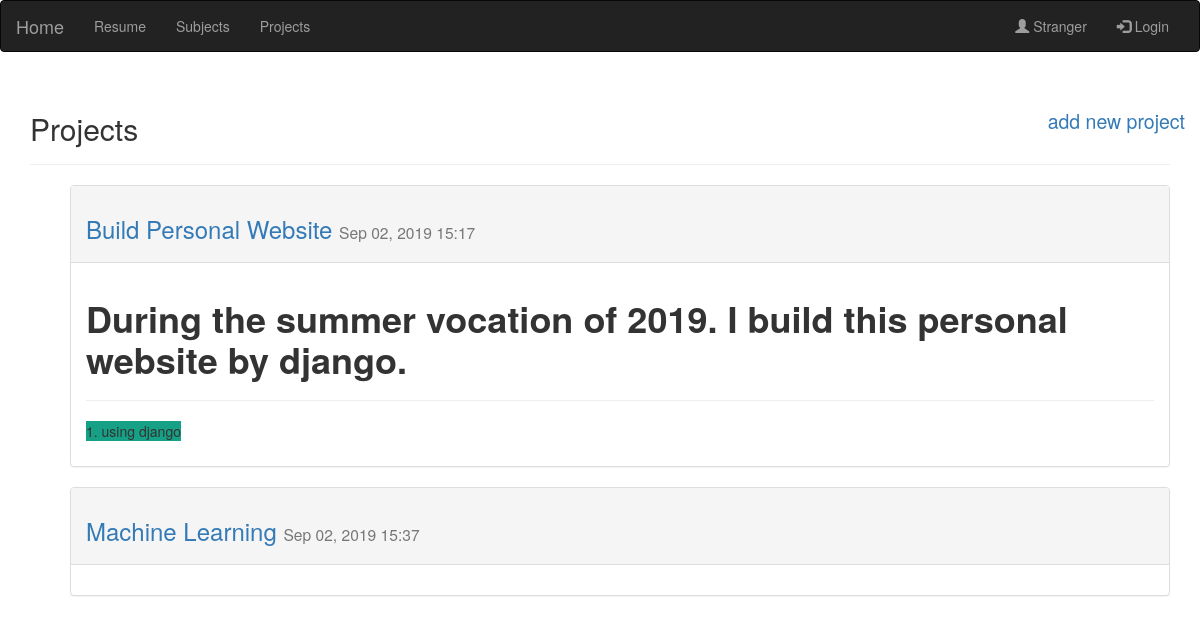
/projects/, run on the app's committed database.
### app_pw/models.py (models this page shows, shortened)
class Project(models.Model):
	pro_name = models.CharField(max_length=200)
	text = RichTextField(config_name='my_config')
	date_added= models.DateTimeField(auto_now_add = True)
	owner = models.ForeignKey(User, on_delete=models.CASCADE)

### app_pw/views.py (the view)
# urls.py: path('projects/', views.projects, name='projects'),
def projects(request):
	projects = Project.objects.all()
	context = {'projects':projects}
	return render(request, 'app_pw/projects.html', context)

### app_pw/templates/app_pw/projects.html
{% extends 'app_pw/base.html' %}
{% load bootstrap3 %}
{% block header %}
	<h2>Projects
		<small class="nav navbar-nav navbar-right">
			<a href="{% url 'app_pw:new_project' %}" >add new project</a>
		</small>
	</h2>
{% endblock header %}
{% block content %}
	<ul>
    {% for project in projects %}
    <div class="panel panel-default">
      <div class="panel-heading" style="padding-right: 2em">
        <h3>
          <a href="{% url 'app_pw:project' project.id %}">{{ project.pro_name}}</a>
          <small >
            {{ project.date_added|date:'M d, Y H:i'}}
          </small>
        </h3>
      </div>
    <div class="panel-body">
      {% autoescape off %}
        {{project.text|truncatewords:20}}
      {% endautoescape %}
    </div>
  </div>
    {% empty %}
      <h3>There are no homeworks added </h3>
    {% endfor %}
  </ul>
{% endblock content %}

### data on the page
Project: pro_name "Build Personal Website", date_added "Sep 02, 2019 15:17", text "During the summer vocation of 2019. I build this personal website by django. 1. using django"
Project: pro_name "Machine Learning", date_added "Sep 02, 2019 15:37"
